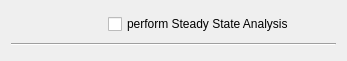
<ui version="4.0" >
<comment> Begin CVS Header </comment>
<comment>   $Source: /fs/turing/cvs/copasi_dev/copasi/UI/CQMCAWidget.ui,v $ </comment>
<comment>   $Revision: 1.3 $ </comment>
<comment>   $Name: Build-33 $ </comment>
<comment>   $Author: pwilly $ </comment>
<comment>   $Date: 2009/04/12 13:20:35 $ </comment>
<comment> End CVS Header </comment>

<comment> Copyright (C) 2008 by Pedro Mendes, Virginia Tech Intellectual </comment>
<comment> Properties, Inc., EML Research, gGmbH, University of Heidelberg, </comment>
<comment> and The University of Manchester. </comment>
<comment> All rights reserved. </comment>

 <comment> All rights reserved. </comment>
 <class>CQMCAWidget</class>
 <widget class="TaskWidget" name="CQMCAWidget" >
  <property name="geometry" >
   <rect>
    <x>0</x>
    <y>0</y>
    <width>347</width>
    <height>61</height>
   </rect>
  </property>
  <property name="caption" stdset="0" >
   <string>CQMCAWidget</string>
  </property>
  <layout class="QVBoxLayout" name="vboxLayout" >
   <item>
    <layout class="QHBoxLayout" name="_2" >
     <item>
      <spacer name="mpSacer" >
       <property name="orientation" >
        <enum>Qt::Horizontal</enum>
       </property>
       <property name="sizeType" >
        <enum>QSizePolicy::Fixed</enum>
       </property>
       <property name="sizeHint" stdset="0" >
        <size>
         <width>97</width>
         <height>13</height>
        </size>
       </property>
      </spacer>
     </item>
     <item>
      <widget class="QCheckBox" name="mpCheckSteadyState" >
       <property name="text" >
        <string>perform Steady State Analysis</string>
       </property>
      </widget>
     </item>
    </layout>
   </item>
   <item>
    <widget class="Line" name="mpLine" >
     <property name="frameShape" >
      <enum>QFrame::HLine</enum>
     </property>
     <property name="frameShadow" >
      <enum>QFrame::Sunken</enum>
     </property>
    </widget>
   </item>
  </layout>
 </widget>
 <layoutdefault spacing="6" margin="11" />
 <pixmapfunction>qPixmapFromMimeSource</pixmapfunction>
 <customwidgets>
  <customwidget>
   <class>TaskWidget</class>
   <extends>QWidget</extends>
   <header>TaskWidget.h</header>
   <container>1</container>
  </customwidget>
 </customwidgets>
 <tabstops>
  <tabstop>mpCheckSteadyState</tabstop>
 </tabstops>
 <includes>
  <include location="local" >TaskWidget.h</include>
 </includes>
 <resources/>
 <connections>
  <connection>
   <sender>mpCheckSteadyState</sender>
   <signal>clicked()</signal>
   <receiver>CQMCAWidget</receiver>
   <slot>slotSteadyStateChecked()</slot>
   <hints>
    <hint type="sourcelabel" >
     <x>140</x>
     <y>33</y>
    </hint>
    <hint type="destinationlabel" >
     <x>20</x>
     <y>20</y>
    </hint>
   </hints>
  </connection>
 </connections>
</ui>
